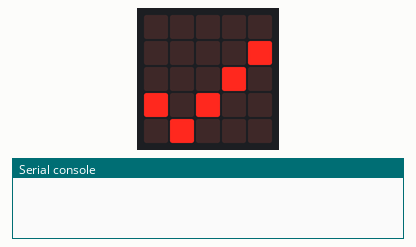
Bench run of a program on a simulated BBC micro:bit running MicroPython. Shown: the board's 5×5 LED display, the last lines printed to the serial console. No radio messages arrive unless stated (any console line starting 'radio sent:' is added by the test bench).

Above: at 0.1 s.
At 0.6 s:
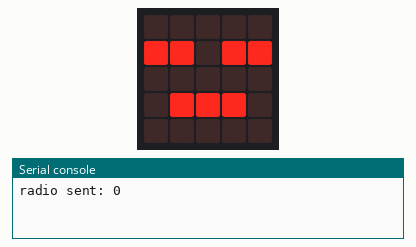

Measured:
- what the display in image 1 shows lasts 0.5 s, from 0.5 s to 1.0 s

The program:

transmitter.py
```python
from microbit import *
import radio

display.show(Image.ASLEEP)

radio.config(group=1)
radio.on()

i = 0
while True:
    display.show(Image.YES)
    sleep(500)
    radio.send(str(i))
    i += 1
    display.show(Image.ASLEEP)
    sleep(500)
```
